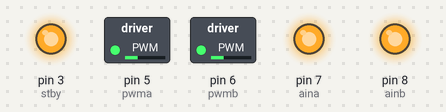
A sketch run on a simulated Arduino Uno, built with avr-gcc and run on an emulated ATmega328P. On the bench: switched loads named in the sketch (green lamp = pin HIGH), output pins drawn as LEDs (lit = HIGH). At 6.0 s the program stops and its outputs stay as they are.

Above: at 0.1 s.
At 5.1 s:
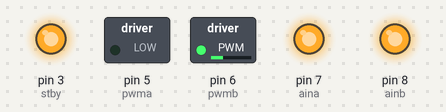
At 6.1 s:
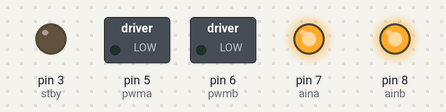
Timing chart, 0 to 7.5 s (numbered marks = the images above):
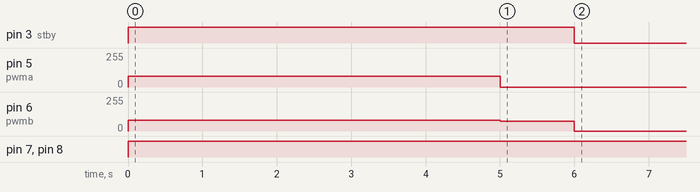

Measured:
- by itself, pin 3 (stby): LOW → HIGH at 0.00 s, → LOW 6.0 s later
- by itself, pin 5 (pwma): 0/255 → 80/255 at 0.00 s, → 0/255 5.0 s later
- by itself, pin 6 (pwmb): 0/255 → 80/255 at 0.00 s, → 75/255 5.0 s later, → 0/255 1.0 s later
- by itself, pin 7 (aina), pin 8 (ainb): LOW → HIGH at 0.00 s

The sketch:

Motor.ino
```cpp
int stby = 3;
int pwma = 5;
int pwmb = 6;
int aina = 7;
int ainb = 8;
int speed = 255;

int main()
{
  init(); // this is needed
  Serial.begin(9600);
  pinMode(stby, OUTPUT);
  pinMode(pwma, OUTPUT);
  pinMode(pwmb, OUTPUT);
  pinMode(aina, OUTPUT);
  pinMode(ainb, OUTPUT);

  move('f',5, 80);
  turn('r');
}

void move(char direction, int time, int speed){
  time *= 1000;
  if (speed >= 0 && speed <= 255){
    switch (direction){
      case 'f':
        digitalWrite(stby, HIGH);
        digitalWrite(aina, HIGH);
        digitalWrite(ainb, HIGH);
        analogWrite(pwma, speed);
        analogWrite(pwmb, speed);
        delay(time);
        analogWrite(pwma, 0);
        analogWrite(pwmb, 0);
        digitalWrite(stby, LOW);
        break;
      case 'r':
        digitalWrite(stby, HIGH);
        digitalWrite(aina, LOW);
        digitalWrite(ainb, LOW);
        analogWrite(pwma, speed);
        analogWrite(pwmb, speed);
        delay(time);
        analogWrite(pwma, 0);
        analogWrite(pwmb, 0);
        digitalWrite(stby, LOW);
        break;
      default:
        digitalWrite(stby, LOW);
        analogWrite(pwma, 0);
        analogWrite(pwmb, 0);
        break;
    }
  }
}

void turn(char direction){
  switch(direction){
    case 'r':
      digitalWrite(stby, HIGH);
      digitalWrite(ainb, HIGH);
      analogWrite(pwmb, 75);
      delay(1000);
      analogWrite(pwmb, 0);
      digitalWrite(stby, LOW);
      break;
    case 'l':
      digitalWrite(stby, HIGH);
      digitalWrite(aina, HIGH);
      analogWrite(pwma, 75);
      delay(1000);
      digitalWrite(stby, LOW);
      break;
    default:
      digitalWrite(stby, LOW);
      analogWrite(pwma, 0);
      analogWrite(pwmb, 0);
      break;
  }
}
```
